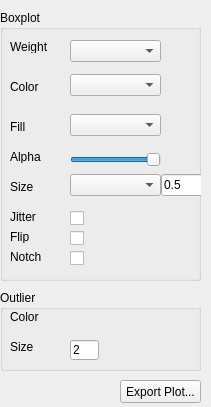
<?xml version="1.0" encoding="UTF-8"?>
<ui version="4.0">
 <class>BoxConfig</class>
 <widget class="QWidget" name="BoxConfig">
  <property name="geometry">
   <rect>
    <x>0</x>
    <y>0</y>
    <width>211</width>
    <height>407</height>
   </rect>
  </property>
  <property name="windowTitle">
   <string>Form</string>
  </property>
  <widget class="QGroupBox" name="groupBox">
   <property name="geometry">
    <rect>
     <x>0</x>
     <y>10</y>
     <width>201</width>
     <height>271</height>
    </rect>
   </property>
   <property name="title">
    <string>Boxplot</string>
   </property>
   <widget class="QLabel" name="label_2">
    <property name="geometry">
     <rect>
      <x>10</x>
      <y>30</y>
      <width>47</width>
      <height>13</height>
     </rect>
    </property>
    <property name="text">
     <string>Weight</string>
    </property>
   </widget>
   <widget class="QLabel" name="label_3">
    <property name="geometry">
     <rect>
      <x>10</x>
      <y>70</y>
      <width>47</width>
      <height>13</height>
     </rect>
    </property>
    <property name="text">
     <string>Color</string>
    </property>
   </widget>
   <widget class="QLabel" name="label_4">
    <property name="geometry">
     <rect>
      <x>10</x>
      <y>110</y>
      <width>47</width>
      <height>13</height>
     </rect>
    </property>
    <property name="text">
     <string>Fill</string>
    </property>
   </widget>
   <widget class="QWidget" name="verticalLayoutWidget_2">
    <property name="geometry">
     <rect>
      <x>160</x>
      <y>100</y>
      <width>31</width>
      <height>31</height>
     </rect>
    </property>
    <layout class="QVBoxLayout" name="verticalLayout_2">
     <property name="leftMargin">
      <number>1</number>
     </property>
    </layout>
   </widget>
   <widget class="QSlider" name="horizontalSliderAlp">
    <property name="geometry">
     <rect>
      <x>70</x>
      <y>140</y>
      <width>91</width>
      <height>20</height>
     </rect>
    </property>
    <property name="maximum">
     <number>10</number>
    </property>
    <property name="singleStep">
     <number>1</number>
    </property>
    <property name="pageStep">
     <number>1</number>
    </property>
    <property name="sliderPosition">
     <number>10</number>
    </property>
    <property name="orientation">
     <enum>Qt::Horizontal</enum>
    </property>
    <property name="tickInterval">
     <number>1</number>
    </property>
   </widget>
   <widget class="QLabel" name="label_5">
    <property name="geometry">
     <rect>
      <x>10</x>
      <y>140</y>
      <width>47</width>
      <height>13</height>
     </rect>
    </property>
    <property name="text">
     <string>Alpha</string>
    </property>
   </widget>
   <widget class="QComboBox" name="comboBox_weight">
    <property name="geometry">
     <rect>
      <x>70</x>
      <y>30</y>
      <width>91</width>
      <height>22</height>
     </rect>
    </property>
   </widget>
   <widget class="QLabel" name="label_7">
    <property name="geometry">
     <rect>
      <x>10</x>
      <y>170</y>
      <width>47</width>
      <height>13</height>
     </rect>
    </property>
    <property name="text">
     <string>Size</string>
    </property>
   </widget>
   <widget class="QWidget" name="horizontalLayoutWidget">
    <property name="geometry">
     <rect>
      <x>70</x>
      <y>60</y>
      <width>91</width>
      <height>31</height>
     </rect>
    </property>
    <layout class="QHBoxLayout" name="horizontalLayout">
     <item>
      <widget class="QComboBox" name="comboBox_color"/>
     </item>
    </layout>
   </widget>
   <widget class="QWidget" name="verticalLayoutWidget">
    <property name="geometry">
     <rect>
      <x>160</x>
      <y>60</y>
      <width>31</width>
      <height>31</height>
     </rect>
    </property>
    <layout class="QVBoxLayout" name="verticalLayout">
     <property name="leftMargin">
      <number>1</number>
     </property>
    </layout>
   </widget>
   <widget class="QWidget" name="horizontalLayoutWidget_2">
    <property name="geometry">
     <rect>
      <x>70</x>
      <y>100</y>
      <width>91</width>
      <height>31</height>
     </rect>
    </property>
    <layout class="QHBoxLayout" name="horizontalLayout_2">
     <item>
      <widget class="QComboBox" name="comboBox_fill"/>
     </item>
    </layout>
   </widget>
   <widget class="QWidget" name="verticalLayoutWidget_3">
    <property name="geometry">
     <rect>
      <x>160</x>
      <y>160</y>
      <width>52</width>
      <height>31</height>
     </rect>
    </property>
    <layout class="QVBoxLayout" name="verticalLayout_size">
     <property name="leftMargin">
      <number>1</number>
     </property>
     <item>
      <widget class="QLineEdit" name="lineEditSize">
       <property name="text">
        <string>0.5</string>
       </property>
      </widget>
     </item>
    </layout>
   </widget>
   <widget class="QWidget" name="horizontalLayoutWidget_3">
    <property name="geometry">
     <rect>
      <x>70</x>
      <y>160</y>
      <width>91</width>
      <height>31</height>
     </rect>
    </property>
    <layout class="QHBoxLayout" name="horizontalLayout_4">
     <item>
      <widget class="QComboBox" name="comboBox_size"/>
     </item>
    </layout>
   </widget>
   <widget class="QCheckBox" name="checkBox">
    <property name="geometry">
     <rect>
      <x>70</x>
      <y>200</y>
      <width>70</width>
      <height>17</height>
     </rect>
    </property>
    <property name="text">
     <string/>
    </property>
    <property name="checked">
     <bool>false</bool>
    </property>
   </widget>
   <widget class="QLabel" name="label_8">
    <property name="geometry">
     <rect>
      <x>10</x>
      <y>200</y>
      <width>47</width>
      <height>13</height>
     </rect>
    </property>
    <property name="text">
     <string>Jitter</string>
    </property>
   </widget>
   <widget class="QLabel" name="label_9">
    <property name="geometry">
     <rect>
      <x>10</x>
      <y>220</y>
      <width>47</width>
      <height>13</height>
     </rect>
    </property>
    <property name="text">
     <string>Flip</string>
    </property>
   </widget>
   <widget class="QCheckBox" name="checkBox_flip">
    <property name="geometry">
     <rect>
      <x>70</x>
      <y>220</y>
      <width>70</width>
      <height>17</height>
     </rect>
    </property>
    <property name="text">
     <string/>
    </property>
    <property name="checked">
     <bool>false</bool>
    </property>
   </widget>
   <widget class="QLabel" name="label_10">
    <property name="geometry">
     <rect>
      <x>10</x>
      <y>240</y>
      <width>47</width>
      <height>13</height>
     </rect>
    </property>
    <property name="text">
     <string>Notch</string>
    </property>
   </widget>
   <widget class="QCheckBox" name="checkBox_notch">
    <property name="geometry">
     <rect>
      <x>70</x>
      <y>240</y>
      <width>70</width>
      <height>17</height>
     </rect>
    </property>
    <property name="text">
     <string/>
    </property>
    <property name="checked">
     <bool>false</bool>
    </property>
   </widget>
  </widget>
  <widget class="QGroupBox" name="groupBox_2">
   <property name="geometry">
    <rect>
     <x>0</x>
     <y>290</y>
     <width>201</width>
     <height>81</height>
    </rect>
   </property>
   <property name="title">
    <string>Outlier</string>
   </property>
   <widget class="QWidget" name="verticalLayoutWidget_4">
    <property name="geometry">
     <rect>
      <x>70</x>
      <y>10</y>
      <width>31</width>
      <height>31</height>
     </rect>
    </property>
    <layout class="QVBoxLayout" name="verticalLayoutout">
     <property name="leftMargin">
      <number>1</number>
     </property>
    </layout>
   </widget>
   <widget class="QLabel" name="label_11">
    <property name="geometry">
     <rect>
      <x>10</x>
      <y>20</y>
      <width>47</width>
      <height>13</height>
     </rect>
    </property>
    <property name="text">
     <string>Color</string>
    </property>
   </widget>
   <widget class="QLabel" name="label_12">
    <property name="geometry">
     <rect>
      <x>10</x>
      <y>50</y>
      <width>47</width>
      <height>13</height>
     </rect>
    </property>
    <property name="text">
     <string>Size</string>
    </property>
   </widget>
   <widget class="QLineEdit" name="lineEditSize_2">
    <property name="geometry">
     <rect>
      <x>70</x>
      <y>50</y>
      <width>29</width>
      <height>20</height>
     </rect>
    </property>
    <property name="text">
     <string>2</string>
    </property>
   </widget>
  </widget>
  <widget class="QPushButton" name="pushButtonExport">
   <property name="geometry">
    <rect>
     <x>120</x>
     <y>380</y>
     <width>81</width>
     <height>23</height>
    </rect>
   </property>
   <property name="text">
    <string>Export Plot...</string>
   </property>
  </widget>
 </widget>
 <resources/>
 <connections/>
</ui>
